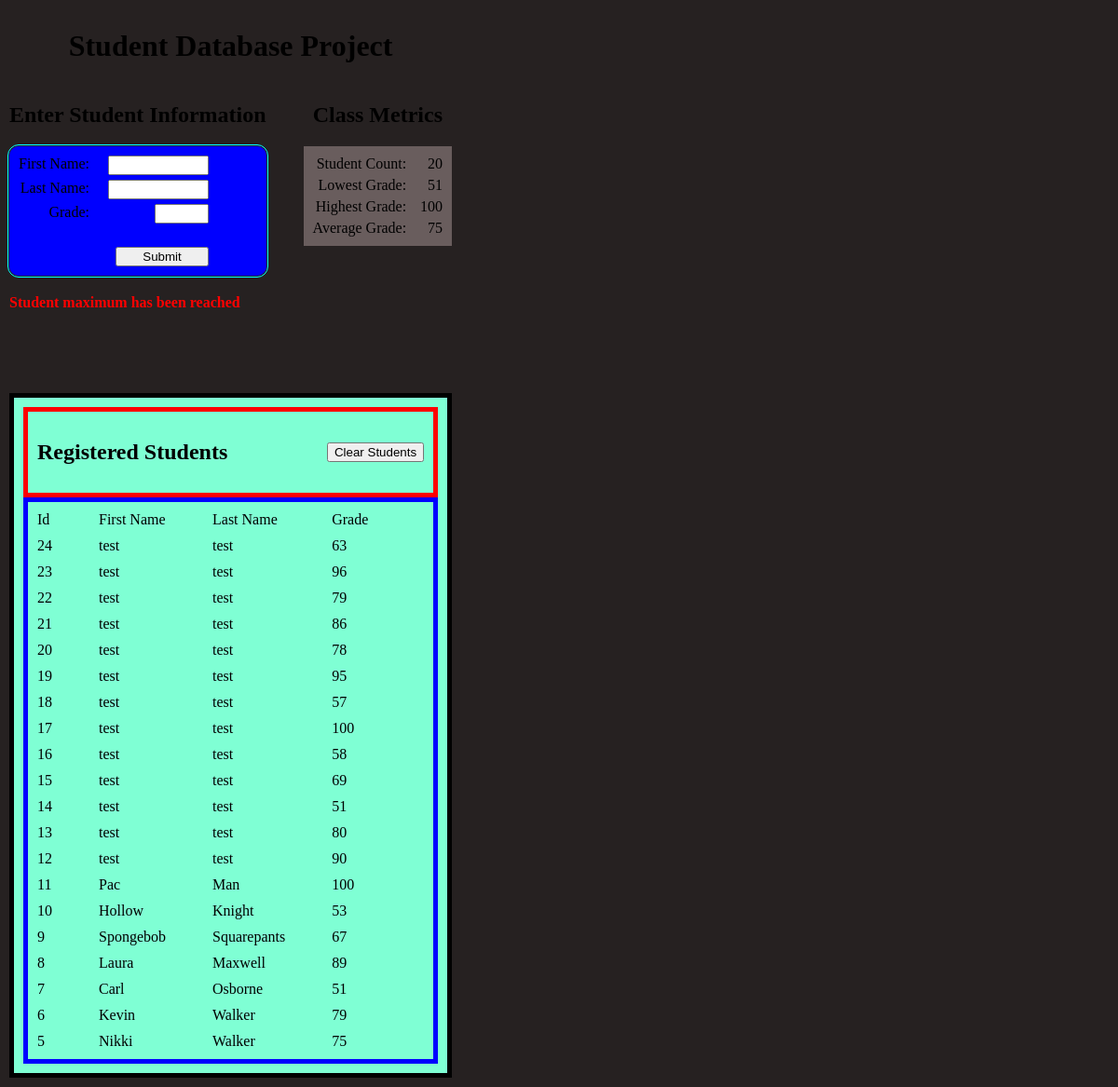
Before: / with the older database file.
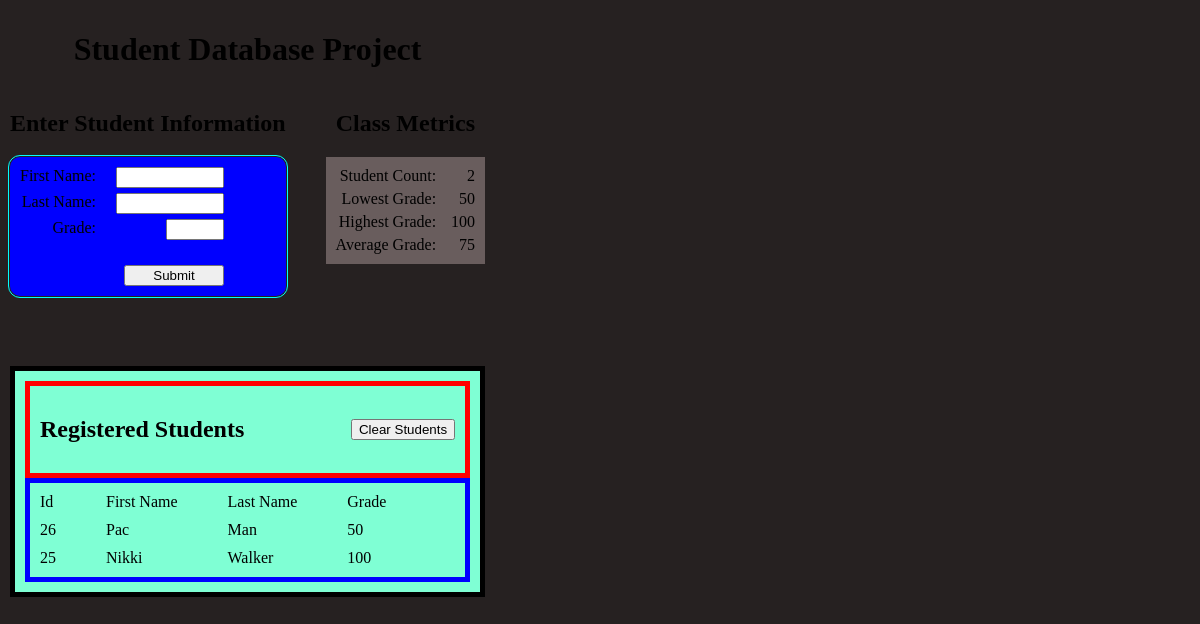
After: the same page with the newer database file.
### students/models.py (models this page shows)
class Student(models.Model):
    studentId = models.AutoField(primary_key=True)
    firstName = models.CharField(max_length=50)
    lastName = models.CharField(max_length=50)
    grade = models.IntegerField(default=0)
    class Meta:
        db_table = 'students'

### students/views.py (the view)
# urls.py: path('', views.home_view, name='home')
def home_view(request, errorList=None, formData=None):
    studentList = Student.objects.all().order_by('-studentId')
    studentCount = Student.objects.count()
    if studentCount > 0:
        minGrade = Student.objects.aggregate(Min('grade'))['grade__min']
        maxGrade = Student.objects.aggregate(Max('grade'))['grade__max']
        avgGrade = Student.objects.aggregate(Avg('grade'))['grade__avg']
        avgGrade = int(avgGrade)
    else:
        minGrade = None
        maxGrade = None
        avgGrade = None
    if studentCount >= 20:
        errorList = ['Student maximum has been reached']
    print(f"MinGrade: {minGrade}")
    return render(request
            , 'students/index.html'
            , {'studentList': studentList
            , 'studentCount': studentCount
            , 'minGrade': minGrade
            , 'maxGrade': maxGrade
            , 'avgGrade': avgGrade
            , 'errorList': errorList or []
            , 'formData': formData
            }
        )

### students/templates/students/index.html (shortened to what this page needs)
{% load static %} <!DOCTYPE html>
<html lang="en">
<head>
    <link rel="stylesheet" href="{%static 'students/style.css'%}">
</head>
<body>
    <div class="allContentContainer">
        <h1>Student Database Project</h1>
        <div class="headerGrid">
            <div>
                <h2>Enter Student Information</h2>
                <form method="POST" action="{% url 'submitButton' %}">
                    <div class="studentInputGrid">
                        <label class="inputLabel">First Name:</label>
                        <input class="input" type="text" name="firstName" value="{{ formData.firstName|default:'' }}">
                        <label class="inputLabel">Last Name:</label>
                        <input class="input" type = "text" name="lastName" value="{{ formData.lastName|default:'' }}">
                        <label class="inputLabel">Grade:</label>
                        <input class="gradeInput" type = "number" name="grade" step="1" value="{{ formData.grade|default:'' }}">
                        <button type="submit" class="submitButton">Submit</button>
                    </div>
                </form>
                <div class="errorBlock">
                    {% for errors in errorList %}
                        <div>{{ errors }}</div><br>
                    {% endfor %}
                </div>
            </div>
            <div>
                <h2>Class Metrics</h2>
                <div class="metricGridContainer">
                    <label class="studentGridColumnHeader">Student Count:</label>
                    <label class="metric">{{studentCount}}</label>
                    <label class="studentGridColumnHeader">Lowest Grade:</label>
                    <label class="metric">{{minGrade}}</label>
                    <label class="studentGridColumnHeader">Highest Grade:</label>
                    <label class="metric">{{maxGrade}}</label>
                    <label class="studentGridColumnHeader">Average Grade:</label>
                    <label class="metric">{{avgGrade}}</label>
                </div>
            </div>
        </div>
        <div class="studentContainerFrame">
            <div class="registeredStudentsHeaderGrid">
                <h2>Registered Students</h2>
                <form  action="{% url 'clearButton' %}" method="post">
                    <button type="submit">Clear Students</button>
                </form>
            </div>
            <div class="studentGridContainer">
                <div>Id</div>
                <div>First Name</div>
                <div>Last Name</div>
                <div>Grade</div>
                {% for student in studentList %}
                    <div>{{ student.studentId }}</div>
                    <div>{{ student.firstName }}</div>
                    <div>{{ student.lastName }}</div>
                    <div>{{ student.grade }}</div>
                {% endfor %}
            </div>
        </div>
</div>
</body>
</html>

### students/static/students/style.css (style rules this page uses)
html, body { min-height: 100vh; margin: 0; background-color: #262121; }
.allContentContainer { width: max-content; padding: 10px; }
.allContentContainer h1 { text-align: center; }
.headerGrid { display: grid; grid-template-columns: repeat(2, max-content); column-gap: 40px; margin-bottom: 20px; }
.headerGrid h2 { text-align: center; }
.studentInputGrid { display: grid; grid-template-columns: repeat(2, max-content); column-gap: 20px; row-gap: 5px; text-align: right; justify-items: end; outline: 1px solid cyan !important; outline-offset: 1px; background-color: blue; padding: 10px; border-radius: 10px; }
.input { width: 100px; }
.gradeInput { width: 50px; }
.metricGridContainer { display: grid; grid-template-columns: repeat(2, max-content); column-gap: 5px; row-gap: 5px; text-align: right; background-color: #695D5D; padding: 10px; }
.studentContainerFrame { background-color: aquamarine; padding: 20px; width: 100%; box-sizing: border-box; padding: 10px; border: 5px solid black; }
.registeredStudentsHeaderGrid { display: grid; width: 100%; grid-template-columns: 1fr auto; align-items: center; border: 5px solid red; padding: 10px; box-sizing: border-box; }
.studentGridContainer { display: inline-grid; grid-template-columns: repeat(4, max-content); column-gap: 50px; row-gap: 10px; padding: 10px; border: 5px solid blue; width: 100%; box-sizing: border-box; }
.studentGridColumnHeader { padding-right: 10px }
.submitButton { margin-top: 20px; width: 100px; justify-self: end; grid-column: span 2; }

Changed rows visible on the page:
removed Student: studentId "24", firstName "test", lastName "test", grade "63"
removed Student: studentId "23", firstName "test", lastName "test", grade "96"
removed Student: studentId "22", firstName "test", lastName "test", grade "79"
removed Student: studentId "21", firstName "test", lastName "test", grade "86"
removed Student: studentId "20", firstName "test", lastName "test", grade "78"
removed Student: studentId "19", firstName "test", lastName "test", grade "95"
removed Student: studentId "18", firstName "test", lastName "test", grade "57"
removed Student: studentId "17", firstName "test", lastName "test", grade "100"
removed Student: studentId "16", firstName "test", lastName "test", grade "58"
removed Student: studentId "15", firstName "test", lastName "test", grade "69"
removed Student: studentId "14", firstName "test", lastName "test", grade "51"
removed Student: studentId "13", firstName "test", lastName "test", grade "80"
removed Student: studentId "12", firstName "test", lastName "test", grade "90"
removed Student: studentId "11", firstName "Pac", lastName "Man", grade "100"
removed Student: studentId "10", firstName "Hollow", lastName "Knight", grade "53"
removed Student: studentId "9", firstName "Spongebob", lastName "Squarepants", grade "67"
removed Student: studentId "8", firstName "Laura", lastName "Maxwell", grade "89"
removed Student: studentId "7", firstName "Carl", lastName "Osborne", grade "51"
removed Student: studentId "6", firstName "Kevin", lastName "Walker", grade "79"
removed Student: studentId "5", firstName "Nikki", lastName "Walker", grade "75"
added Student: studentId "26", firstName "Pac", lastName "Man", grade "50"
added Student: studentId "25", firstName "Nikki", lastName "Walker", grade "100"
Other visible differences:
{{ studentCount }}: "20" → "2"
{{ minGrade }}: "51" → "50"
list line gone: "Student maximum has been reached"
